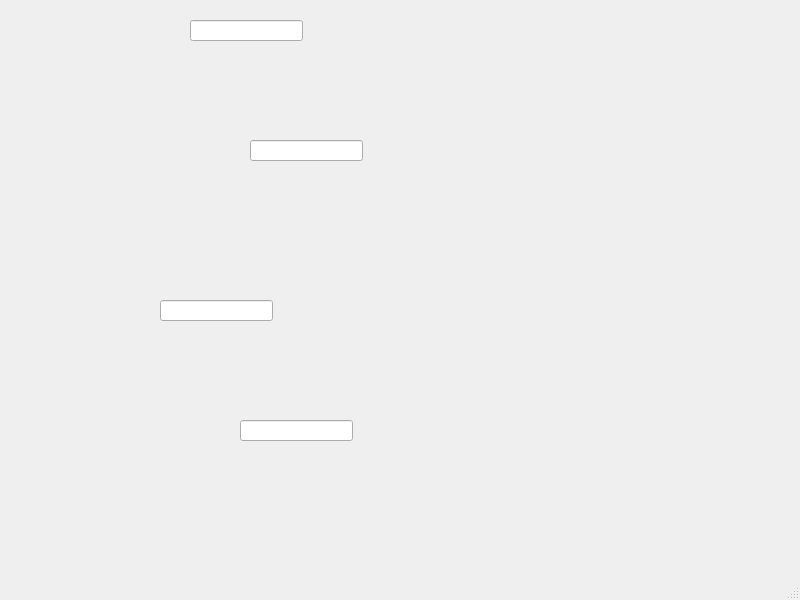
<?xml version="1.0" encoding="UTF-8"?>
<ui version="4.0">
 <class>MainWindow</class>
 <widget class="QMainWindow" name="MainWindow">
  <property name="geometry">
   <rect>
    <x>0</x>
    <y>0</y>
    <width>800</width>
    <height>600</height>
   </rect>
  </property>
  <property name="windowTitle">
   <string>MainWindow</string>
  </property>
  <widget class="QWidget" name="centralwidget">
   <widget class="QLineEdit" name="lineEdit">
    <property name="geometry">
     <rect>
      <x>190</x>
      <y>20</y>
      <width>113</width>
      <height>21</height>
     </rect>
    </property>
   </widget>
   <widget class="QLineEdit" name="lineEdit_2">
    <property name="geometry">
     <rect>
      <x>250</x>
      <y>140</y>
      <width>113</width>
      <height>21</height>
     </rect>
    </property>
   </widget>
   <widget class="QLineEdit" name="lineEdit_3">
    <property name="geometry">
     <rect>
      <x>160</x>
      <y>300</y>
      <width>113</width>
      <height>21</height>
     </rect>
    </property>
   </widget>
   <widget class="QLineEdit" name="lineEdit_4">
    <property name="geometry">
     <rect>
      <x>240</x>
      <y>420</y>
      <width>113</width>
      <height>21</height>
     </rect>
    </property>
   </widget>
  </widget>
  <widget class="QMenuBar" name="menubar">
   <property name="geometry">
    <rect>
     <x>0</x>
     <y>0</y>
     <width>800</width>
     <height>26</height>
    </rect>
   </property>
  </widget>
  <widget class="QStatusBar" name="statusbar"/>
 </widget>
 <tabstops>
  <tabstop>lineEdit_4</tabstop>
  <tabstop>lineEdit</tabstop>
  <tabstop>lineEdit_2</tabstop>
  <tabstop>lineEdit_3</tabstop>
 </tabstops>
 <resources/>
 <connections/>
</ui>
